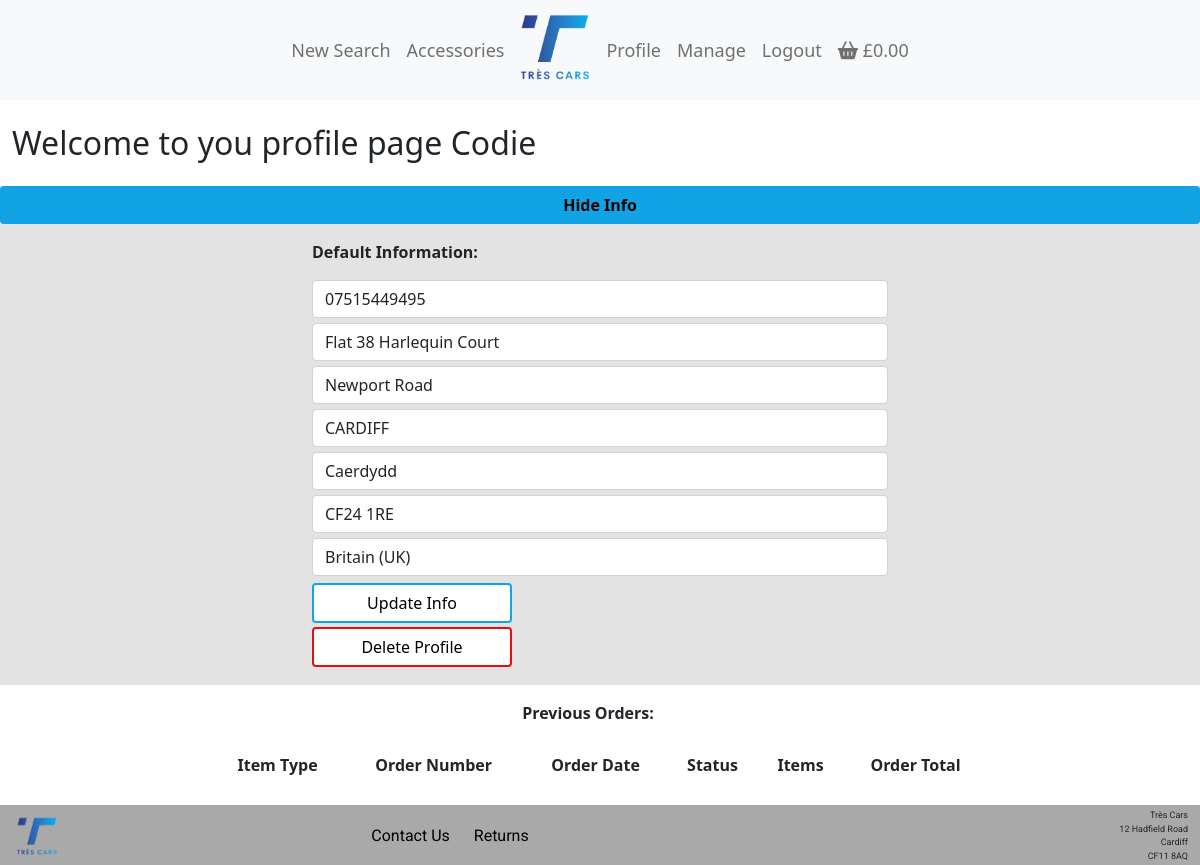
The app's page /profile/ (signed in), older data.
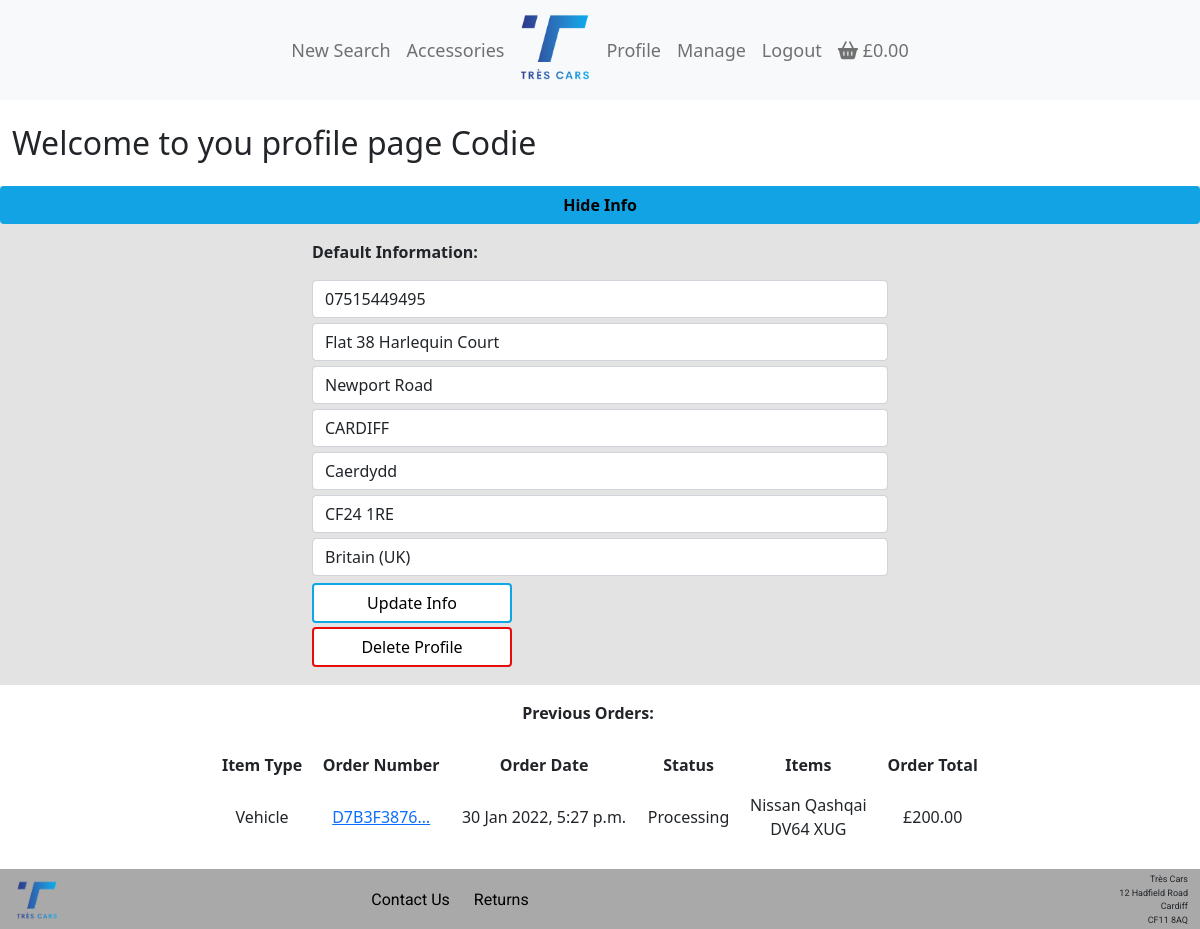
The same page, newer data.
### checkout/models.py (models this page shows, shortened)
class Order(models.Model):
    order_number = models.CharField(max_length=32, null=False, editable=False)
    order_type = models.CharField(
        max_length=15, null=False, blank=False, default="vehicle"
    )
    user_profile = models.ForeignKey(
        UserProfile,
        on_delete=models.SET_NULL,
        null=True,
        blank=True,
        related_name="orders",
    )
    full_name = models.CharField(max_length=50, null=False, blank=False)
    email = models.EmailField(max_length=254, null=False, blank=False)
    phone_number = models.CharField(max_length=20, null=True, blank=True)
    postcode = models.CharField(max_length=20, null=True, blank=True)
    town_or_city = models.CharField(max_length=40, null=False, blank=False)
    street_address1 = models.CharField(max_length=80, null=False, blank=False)
    street_address2 = models.CharField(max_length=80, null=True, blank=True)
    county = models.CharField(max_length=80, null=True, blank=True)
    country = CountryField(blank_label="Country *", null=False, blank=False)
    date = models.DateTimeField(auto_now_add=True)
    delivery_cost = models.DecimalField(
        max_digits=6, decimal_places=2, null=False, default=0
    )
    order_total = models.DecimalField(
        max_digits=10, decimal_places=2, null=False, default=0
    )
    grand_total = models.DecimalField(
        max_digits=10, decimal_places=2, null=False, default=0
    )
    original_bag = models.TextField(null=False, blank=False, default="")
    stripe_pid = models.CharField(
        max_length=254, null=False, blank=False, default="")
    status = models.CharField(max_length=80, null=True, blank=True,
                              choices=order_status, default="Processing")

class vehicle_order_line_item(models.Model):
    order = models.ForeignKey(
        Order,
        null=False,
        blank=False,
        on_delete=models.CASCADE,
        related_name="lineitems",
    )
    vehicle = models.ForeignKey(
        Vehicle, null=False, blank=False, on_delete=models.CASCADE
    )
    lineitem_total = models.DecimalField(
        max_digits=6, decimal_places=0, null=False, blank=False, editable=False
    )

### vehicles/models.py (models this page shows, shortened)
class Vehicle(models.Model):
    sku = models.CharField(max_length=9, null=False, blank=False)
    name = models.CharField(max_length=254, null=False, blank=False)
    registration = models.CharField(max_length=254, null=False, blank=False)
    make = models.CharField(max_length=50, null=False, blank=False)
    model = models.CharField(max_length=50, null=False, blank=False)
    trim = models.CharField(max_length=50, null=False, blank=False)
    colour = models.CharField(
        max_length=20, null=False, blank=False, choices=colour_choices
    )
    fuel = models.CharField(
        max_length=20, null=False, blank=False, choices=fuel_choices
    )
    engine_size = models.DecimalField(
        max_digits=2, decimal_places=1, null=False, blank=False
    )
    body_type = models.CharField(
        max_length=20, null=False, blank=False, choices=body_type_choices
    )
    gearbox = models.CharField(
        max_length=20, null=False, blank=False, choices=gearbox_choices
    )
    drivetrain = models.CharField(
        max_length=10, null=False, blank=False, choices=drivetrain_choices
    )
    seats = models.IntegerField(null=False, blank=False)
    description = models.TextField()
    price = models.IntegerField(null=False, blank=False, default=200)
    full_price = models.IntegerField(null=False, blank=False)
    mileage = models.IntegerField(null=False, blank=False)
    model_year = models.IntegerField(null=False, blank=False)
    doors = models.IntegerField(null=False, blank=False)
    type = models.CharField(
        max_length=9, null=False, blank=False, default="vehicle")
    available = models.CharField(
        max_length=9, null=False, blank=False, default="yes",
        choices=available_choices)

### profiles/views.py (the view, shortened to what this page needs)
# urls.py: path("", views.profile, name="profile"),
@login_required
def profile(request):
    request.session["vehicle_bag"] = {}
    user_profile = get_object_or_404(UserProfile, user=request.user)
    form = user_profile_form(instance=user_profile)
    orders = user_profile.orders.all()
    accessory_orders = user_profile.AccessoryOrders.all()
    template = "profiles/profile.html"
    context = {
        "profile": user_profile,
        "form": form,
        "orders": orders,
        "accessory_orders": accessory_orders,
        "on_profile": True,
    }
    return render(request, template, context)

### profiles/forms.py
class user_profile_form(forms.ModelForm):
    class Meta:
        model = UserProfile()
        exclude = ("user",)
    def __init__(self, *args, **kwargs):
        super().__init__(*args, **kwargs)
        placeholders = {
            "default_phone_number": "Phone Number",
            "default_postcode": "Postal Code",
            "default_town_or_city": "Town or City",
            "default_street_address1": "Street Address 1",
            "default_street_address2": "Street Address 2",
            "default_county": "County, State or Locality",
        }
        self.fields["default_phone_number"].widget.attrs["autofocus"] = True
        for field in self.fields:
            if field != "default_country":
                if self.fields[field].required:
                    placeholder = f"{placeholders[field]} *"
                else:
                    placeholder = placeholders[field]
                self.fields[field].widget.attrs["placeholder"] = placeholder
            self.fields[field].widget.attrs["class"] = "profile-form"
            self.fields[field].label = False

### profiles/models.py (called while the page is built)
    def __str__(self):
        return self.user.username

### profiles/templates/profiles/profile.html (shortened to what this page needs)
{% extends "base.html" %}
{% load static %}
{% block extra_css %}
<link rel="stylesheet" href="{% static 'profiles/css/profile.css' %}">
{% endblock %}
{% block content %}
<div class="container-fluid">
    <div class="row">
        <div class="col-12">
            <h2 class="my-4">Welcome to you profile page {{ profile }}</h2>
        </div>
    </div>
    <div class="row profile-saved-info">
        <a id="hide-profile-info" class="btn btn-hide">Hide Info</a>
        <div class="mx-auto col-12 col-md-8 col-lg-6 my-3" id="profile-info">
            <p class="bold">Default Information:</p>
            <form action="{% url 'profile' %}" method="post">
                {{ form | crispy }}
                <button class="btn btn--blue-border btn--profile-info" type="submit">Update Info</button>
            </form>
            <form action="{% url 'profile' %}" method="post">
                <button class="btn btn--red-border btn--profile-info" id="delete-profile-info" type="submit">Delete
                    Profile</button>
            </form>
        </div>
    </div>
    <div class="row profile-previous-orders">
        <div class="row">
            <div class="mx-auto col-12 col-md-8 col-lg-8 mt-3 text-center">
                <p class="bold">Previous Orders:</p>
            </div>
        </div>
        <div class="mx-auto col-12 col-md-8 col-lg-8 my-1 ">
            <table class="d-none d-sm-table table table-lg table-borderless text-center align-middle">
                <thead>
                    <tr>
                        <th>Item Type</th>
                        <th>Order Number</th>
                        <th>Order Date</th>
                        <th>Status</th>
                        <th>Items</th>
                        <th>Order Total</th>
                    </tr>
                </thead>
                <tbody>
                    {% for order in orders %}
                    <tr>
                        <td>{{ order.order_type | capfirst }}</td>
                        <td>
                            <a href="{% url 'order_detail' order.order_number %}" title="{{ order.order_number }}">
                                {{ order.order_number | truncatechars:10 }}
                            </a>
                        </td>
                        <td>{{ order.date }}</td>
                        <td>{{ order.status }}</td>
                        {% for item in order.lineitems.all %}
                        {% if item.vehicle %}
                        <td>
                            {{ item.vehicle.make | capfirst}} {{ item.vehicle.model | capfirst }}
                            <br>
                            {{ item.vehicle.registration | upper }}
                        </td>
                        {% endif %}
                        {% endfor %}
                        <td>£{{ order.grand_total }}</td>
                    </tr>
                    {% endfor %}
                </tbody>
            </table>
        </div>
    </div>
</div>
{% endblock %}

Row changes from the older to the newer data that the page shows:
added Order: order_type "Vehicle", order_number "D7B3F3876…", date "30 Jan 2022, 5:27 p.m.", status "Processing", grand_total "200.00"
added vehicle_order_line_item: vehicle.make "Nissan", vehicle.model "Qashqai", vehicle.registration "DV64 XUG"
